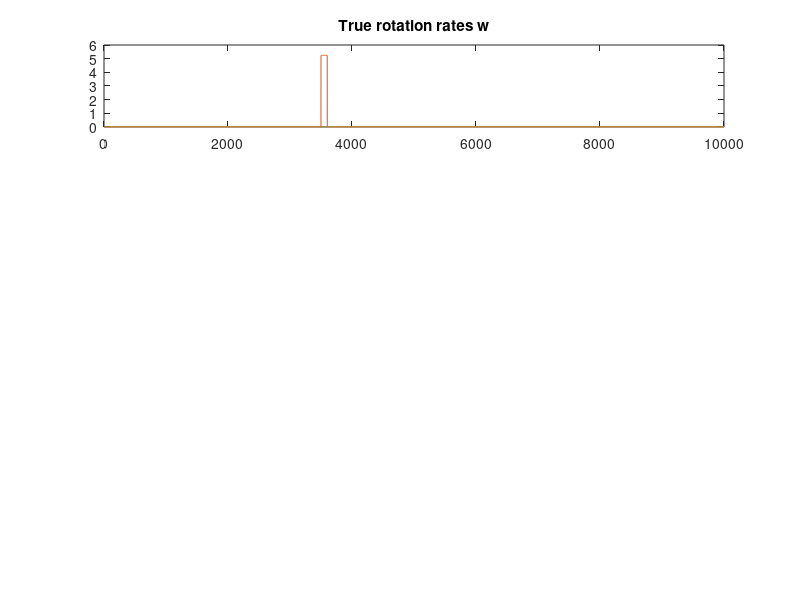

This figure's MATLAB source: (Note: this script raises an error after producing the figure.)

% the biases are changed twice during the iteration cycle
% initial orientation is [1 0 0 0], then bumped in body
% pitch, down by 30 degrees.
% the filter estimates the biases of the gyro successfully.
% The filter estimates do diverge after long timescales, and at present is
% thought to be due to linearization errors regarding the orientation --
% it gets worse for larger biases. Next step is to make a copy of this
% script and implement the velocity based pitch roll estimate, and then a
% feedback structure. 

clc
clear

disp 'STARTING...'

figure(1),clf

iter = 10000;
dt = 0.001;

gn = [0;0;1]; % forward left up

initE = [0;0;0];
bias = [0.;0.01;0];
bias2 = 0*[-0.005;0;0];

% Translational components
true.vl = zeros(iter,3);
true.fb = zeros(iter,3); % there are no forces on the body, so body frame forces are zero for the time being
measured.fb = true.fb + 1E-2*randn(iter,3);
true.ab = zeros(iter,3);
% true and measured velocities

true.w = zeros(iter, 3);
true.w(3500:3600,2) = +pi/6/100*1000;

% Add more random motion tot he true signal
if (1==0)
    WRT = [];
    repsteps = 100;
    for k = 1:3
        WRa = randn(iter/repsteps,1);
        WRa = repmat(WRa,1,repsteps);
        WRa = reshape(WRa',[],1);
        WRT = [WRT, WRa];
    end
    true.w = true.w + WRT;
end


subplot(411),plot(true.w)
title('True rotation rates w')

% tbRl = eye(3);
tbQl = e2q(initE);
tbRl = q2R(tbQl);

% E = cumsum(true.w.*dt);
E = [];
% GB = [];
for k = 1:iter
    tbRl = closed_form_DCM_farrell(-dt*true.w(k,:)', tbRl); % True rotation matrix
    E = [E; q2e(R2q(tbRl))'];
    
    true.ab(k,:) = (tbRl'*gn)' + true.fb(k,:); % we are in the forward left up frame
    
    %     GB = [GB;true.ab(k,:)];
    
    if (k > 1)
        true.vl(k,:) = true.vl(k-1,:) + 0.5*dt*(true.ab(k-1,:) + true.ab(k,:)) - dt*(tbRl'*gn)';
    end
end

% Measured body frame accelerations, with measurement noise
measured.ab = true.ab + 1E-3*randn(iter,3);
% Measured local frame velocities, with added measurement noise
measured.vl = true.vl + 3E-4*randn(iter,3);

subplot(413),plot(E)
title('True Euler angles')
subplot(414),plot(true.ab)
title('True body measured accelerations')

measured.w = true.w;
% add the biases to the measured values
for k = 500:(iter-5000)
    measured.w(k,:) = measured.w(k,:) + bias';
end
for k = (iter-6000):iter
    measured.w(k,:) = measured.w(k,:) + bias2';
end
measured.w = measured.w + 0.001*randn(size(measured.w));

subplot(412),plot(measured.w)
title('Measured rotation rates w')

predicted.fl = zeros(iter,3);
predicted.vl = zeros(iter,3);

% estimate the misalignment and gyro bias

posterior.x = zeros(9,1);
posterior.P = blkdiag(1*eye(3),1*eye(3),1*eye(3));


Disc.B = 0;

X = [];
COV = [];

tbQl = e2q(initE);
tbRl = q2R(tbQl);
bQl = e2q(initE);
% bRl = q2R(bQl);

DE = [];
TE = [];
DV = [];

for k = 1:iter
    
    tbRl = closed_form_DCM_farrell(-dt*true.w(k,:)', tbRl); % True rotation matrix
    
    % Orientation estimate
    bRl = q2R(bQl);
    bRl = closed_form_DCM_farrell(-dt*measured.w(k,:)', bRl); % use negative rotations because here we are looking at the body to world rotations
    bQl = R2q(bRl);

    predicted.fl(k,:) = (bRl*measured.ab(k,:)' - gn)';
    if (k > 1)
        predicted.vl(k,:) = predicted.vl(k-1,:) + 0.5*dt*(predicted.fl(k-1,:) + predicted.fl(k,:));
    end
    
    F = zeros(9);
    F(1:3,4:6) = bRl';
    %     F(7:9,1:3) = vec2skew(-predicted.fl(k,:)')
    
    %Disc.A = eye(6) + F.*dt; % Basic first order approximate
    Disc.A = expm(F.*dt); % w Pade approximations
    Disc.C = [eye(3), zeros(3,6); zeros(3,6), eye(3)];
%     Disc.C = [eye(3), zeros(3)];
    
    covariances.R = blkdiag(1E-3*eye(3),1E-3*eye(3));
    
    Q = diag([1E-10*ones(1,3), 1E-5*ones(1,3), 1E-5*ones(1,3)]);
    
    L = blkdiag(bRl', eye(3), zeros(3));
    covariances.Qd = L*Q*L'*dt;
    
    priori = KF_timeupdate(posterior, 0, Disc, covariances);
    
    %     testE = E(k,:)' - dE_R
    %     dE = zeros(3,1) - E(k,:)';

    predE = q2e(R2q(bRl));
    %     dE = zeros(3,1) - predE    

    d_bQl = R2q(q2R(bQl)' * tbRl);
    dE_Q = q2e(d_bQl);
    dE = dE_Q;
    
%     predictedV = [0;0;0];
    
    dV = measured.vl(k,:)' - predicted.vl(k,:)';
%     dV = 1E-3*randn(3,1);
    
    posterior = KF_measupdate(priori, Disc, [dE; dV]);
    
    X = [X; posterior.x'];
    COV = [COV;diag(posterior.P)'];
    
    clear bRl
    
    %store data for later plotting
    DE = [DE;dE'];
    TE = [TE;predE'];
    
    DV = [DV; dV'];
    
    if (mod(k,1000)==0)
        disp(['t = ' num2str(k/1000) ' s'])
    end
end

%% Plotting

figure(2),clf

subplot(411),plot(DE)
title('Measured Misalignment')
grid on

subplot(412),plot(DE - X(:,1:3))
title('KF misalignment estimate errors')
grid on

subplot(413),plot(X(:,4:6))
title('Estimated gyro biases')
grid on

sf = 2;
index = 4;
subplot(4,3,10),plot([bias(1)*ones(iter,1)] + X(:,index))
hold on
plot(sqrt(COV(:,index)) ,'r')
plot(-sqrt(COV(:,index)) ,'r')
axis([1,iter,-sf*max(bias),sf*max(bias)])
grid on

index = 5;
subplot(4,3,11),plot([bias(2)*ones(iter,1)] + X(:,index))
hold on
plot(sqrt(COV(:,index)) ,'r')
plot(-sqrt(COV(:,index)) ,'r')
axis([1,iter,-sf*max(bias),sf*max(bias)])
grid on

index = 6;
subplot(4,3,12),plot([bias(3)*ones(iter,1)] + X(:,index))
hold on
plot(sqrt(COV(:,index)) ,'r')
plot(-sqrt(COV(:,index)) ,'r')
axis([1,iter,-sf*max(bias),sf*max(bias)])
grid on

% Plot velocity components separately

figure(3), clf

subplot(411)
plot(true.ab)
title('True body accelerations')


subplot(412)
plot(measured.vl)
title('Measured local velocities')


subplot(413)
plot(predicted.fl)
title('Predicted local frame velocity')


subplot(414)
plot(DV)
title('Local frame velocity innovation -- DV')



disp 'DONE'


